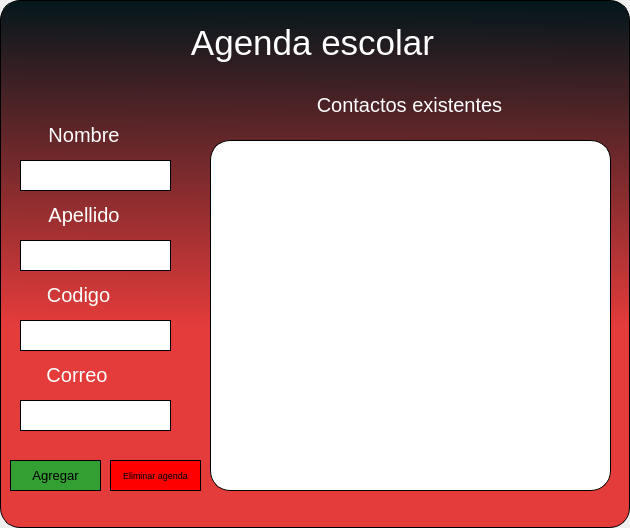
<?xml version="1.0" encoding="UTF-8"?>
<ui version="4.0">
 <class>AgendaWindow</class>
 <widget class="QWidget" name="AgendaWindow">
  <property name="geometry">
   <rect>
    <x>0</x>
    <y>0</y>
    <width>630</width>
    <height>528</height>
   </rect>
  </property>
  <property name="windowTitle">
   <string>Form</string>
  </property>
  <layout class="QHBoxLayout" name="horizontalLayout">
   <property name="spacing">
    <number>0</number>
   </property>
   <property name="leftMargin">
    <number>0</number>
   </property>
   <property name="topMargin">
    <number>0</number>
   </property>
   <property name="rightMargin">
    <number>0</number>
   </property>
   <property name="bottomMargin">
    <number>0</number>
   </property>
   <item>
    <widget class="QFrame" name="frame">
     <property name="styleSheet">
      <string notr="true">background-color: qlineargradient(spread:pad, x1:0.528, y1:1, x2:0.536, y2:0, stop:0.382418 rgba(228, 59, 59, 255), stop:1 rgba(3, 23, 28, 255));

border-radius:20px;
border:1px solid #000000;</string>
     </property>
     <property name="frameShape">
      <enum>QFrame::StyledPanel</enum>
     </property>
     <property name="frameShadow">
      <enum>QFrame::Raised</enum>
     </property>
     <widget class="QLabel" name="Titulo_label">
      <property name="geometry">
       <rect>
        <x>2</x>
        <y>12</y>
        <width>621</width>
        <height>61</height>
       </rect>
      </property>
      <property name="font">
       <font>
        <pointsize>26</pointsize>
       </font>
      </property>
      <property name="layoutDirection">
       <enum>Qt::LeftToRight</enum>
      </property>
      <property name="styleSheet">
       <string notr="true">background-color: rgba(0, 0, 0, 0%);
border:none;
color: rgb(255, 255, 255);
</string>
      </property>
      <property name="text">
       <string>Agenda escolar</string>
      </property>
      <property name="alignment">
       <set>Qt::AlignCenter</set>
      </property>
     </widget>
     <widget class="QLineEdit" name="nombre_lineEdit">
      <property name="geometry">
       <rect>
        <x>20</x>
        <y>160</y>
        <width>151</width>
        <height>31</height>
       </rect>
      </property>
      <property name="styleSheet">
       <string notr="true">background-color: rgb(255, 255, 255);</string>
      </property>
     </widget>
     <widget class="QPushButton" name="agregar_pushButton">
      <property name="geometry">
       <rect>
        <x>10</x>
        <y>460</y>
        <width>91</width>
        <height>31</height>
       </rect>
      </property>
      <property name="font">
       <font>
        <pointsize>10</pointsize>
       </font>
      </property>
      <property name="styleSheet">
       <string notr="true">background-color: rgb(51, 159, 51);
</string>
      </property>
      <property name="text">
       <string>Agregar</string>
      </property>
     </widget>
     <widget class="QLabel" name="nombre_label">
      <property name="geometry">
       <rect>
        <x>40</x>
        <y>120</y>
        <width>88</width>
        <height>30</height>
       </rect>
      </property>
      <property name="font">
       <font>
        <pointsize>15</pointsize>
       </font>
      </property>
      <property name="layoutDirection">
       <enum>Qt::LeftToRight</enum>
      </property>
      <property name="styleSheet">
       <string notr="true">background-color: rgba(0, 0, 0, 0%);
border:none;
color: rgb(255, 255, 255);
</string>
      </property>
      <property name="text">
       <string>Nombre</string>
      </property>
      <property name="alignment">
       <set>Qt::AlignCenter</set>
      </property>
     </widget>
     <widget class="QLabel" name="apellido_label">
      <property name="geometry">
       <rect>
        <x>40</x>
        <y>200</y>
        <width>88</width>
        <height>30</height>
       </rect>
      </property>
      <property name="font">
       <font>
        <pointsize>15</pointsize>
       </font>
      </property>
      <property name="layoutDirection">
       <enum>Qt::LeftToRight</enum>
      </property>
      <property name="styleSheet">
       <string notr="true">background-color: rgba(0, 0, 0, 0%);
border:none;
color: rgb(255, 255, 255);
</string>
      </property>
      <property name="text">
       <string>Apellido</string>
      </property>
      <property name="alignment">
       <set>Qt::AlignCenter</set>
      </property>
     </widget>
     <widget class="QLabel" name="codigo_label">
      <property name="geometry">
       <rect>
        <x>40</x>
        <y>280</y>
        <width>77</width>
        <height>30</height>
       </rect>
      </property>
      <property name="font">
       <font>
        <pointsize>15</pointsize>
       </font>
      </property>
      <property name="layoutDirection">
       <enum>Qt::LeftToRight</enum>
      </property>
      <property name="styleSheet">
       <string notr="true">background-color: rgba(0, 0, 0, 0%);
border:none;
color: rgb(255, 255, 255);
</string>
      </property>
      <property name="text">
       <string>Codigo</string>
      </property>
      <property name="alignment">
       <set>Qt::AlignCenter</set>
      </property>
     </widget>
     <widget class="QLabel" name="Correo_label">
      <property name="geometry">
       <rect>
        <x>40</x>
        <y>360</y>
        <width>74</width>
        <height>30</height>
       </rect>
      </property>
      <property name="font">
       <font>
        <pointsize>15</pointsize>
       </font>
      </property>
      <property name="layoutDirection">
       <enum>Qt::LeftToRight</enum>
      </property>
      <property name="styleSheet">
       <string notr="true">background-color: rgba(0, 0, 0, 0%);
border:none;
color: rgb(255, 255, 255);
</string>
      </property>
      <property name="text">
       <string>Correo</string>
      </property>
      <property name="alignment">
       <set>Qt::AlignCenter</set>
      </property>
     </widget>
     <widget class="QTableWidget" name="contactos_tableWidget">
      <property name="geometry">
       <rect>
        <x>210</x>
        <y>140</y>
        <width>401</width>
        <height>351</height>
       </rect>
      </property>
      <property name="styleSheet">
       <string notr="true">background-color: rgb(255, 255, 255);</string>
      </property>
     </widget>
     <widget class="QLabel" name="subt_tabla__label">
      <property name="geometry">
       <rect>
        <x>214</x>
        <y>90</y>
        <width>391</width>
        <height>30</height>
       </rect>
      </property>
      <property name="font">
       <font>
        <pointsize>15</pointsize>
       </font>
      </property>
      <property name="layoutDirection">
       <enum>Qt::LeftToRight</enum>
      </property>
      <property name="styleSheet">
       <string notr="true">background-color: rgba(0, 0, 0, 0%);
border:none;
color: rgb(255, 255, 255);
</string>
      </property>
      <property name="text">
       <string>Contactos existentes</string>
      </property>
      <property name="alignment">
       <set>Qt::AlignCenter</set>
      </property>
     </widget>
     <widget class="QLineEdit" name="apellido_lineEdit">
      <property name="geometry">
       <rect>
        <x>20</x>
        <y>240</y>
        <width>151</width>
        <height>31</height>
       </rect>
      </property>
      <property name="styleSheet">
       <string notr="true">background-color: rgb(255, 255, 255);</string>
      </property>
     </widget>
     <widget class="QLineEdit" name="codigo_lineEdit">
      <property name="geometry">
       <rect>
        <x>20</x>
        <y>320</y>
        <width>151</width>
        <height>31</height>
       </rect>
      </property>
      <property name="styleSheet">
       <string notr="true">background-color: rgb(255, 255, 255);</string>
      </property>
     </widget>
     <widget class="QLineEdit" name="correo_lineEdit">
      <property name="geometry">
       <rect>
        <x>20</x>
        <y>400</y>
        <width>151</width>
        <height>31</height>
       </rect>
      </property>
      <property name="styleSheet">
       <string notr="true">background-color: rgb(255, 255, 255);</string>
      </property>
     </widget>
     <widget class="QPushButton" name="eliminarAgenda_pushButton">
      <property name="geometry">
       <rect>
        <x>110</x>
        <y>460</y>
        <width>91</width>
        <height>31</height>
       </rect>
      </property>
      <property name="font">
       <font>
        <pointsize>7</pointsize>
       </font>
      </property>
      <property name="styleSheet">
       <string notr="true">background-color: rgb(255, 0, 0);
</string>
      </property>
      <property name="text">
       <string>Eliminar agenda</string>
      </property>
     </widget>
    </widget>
   </item>
  </layout>
 </widget>
 <resources/>
 <connections/>
</ui>
